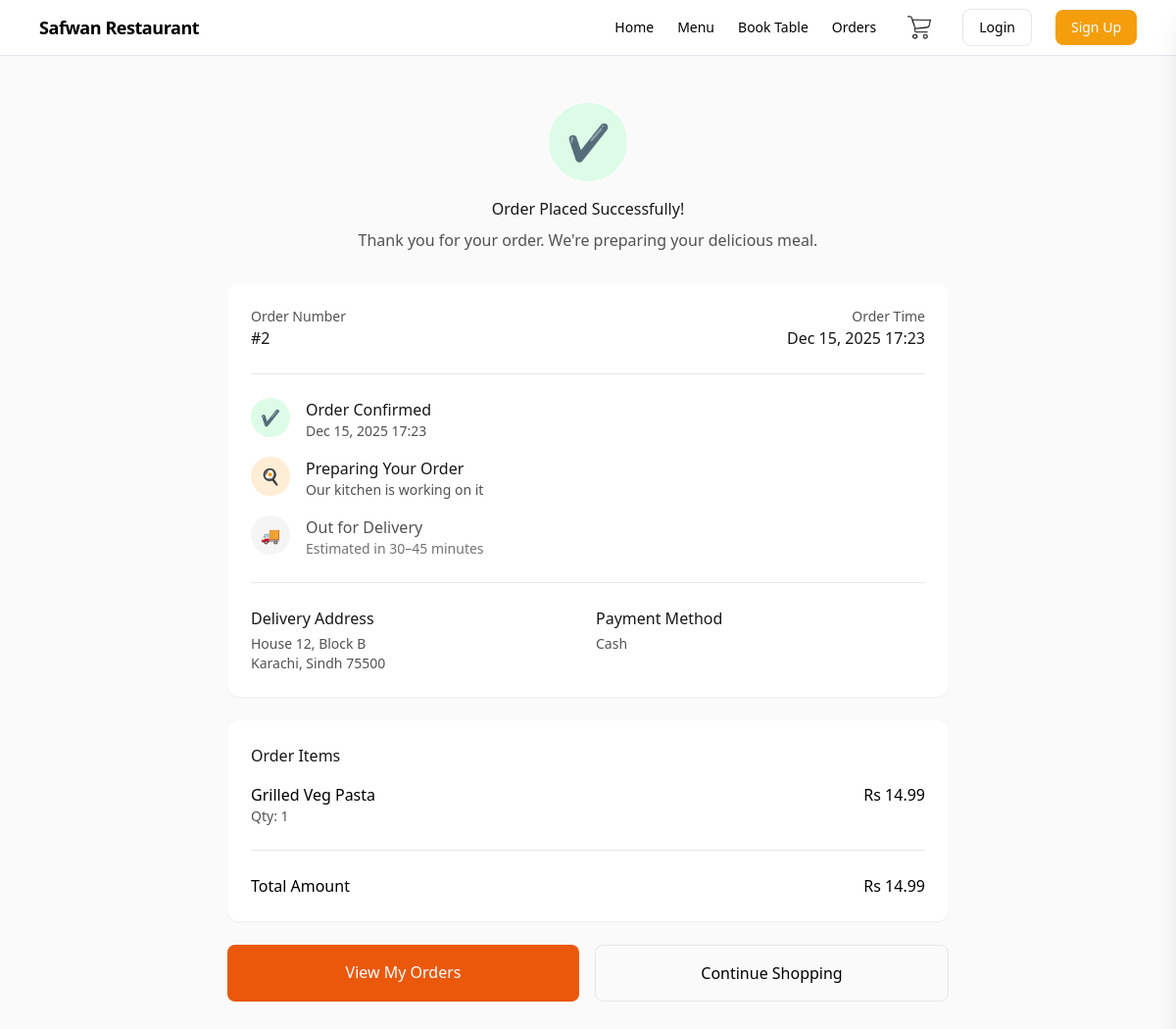
The page /order-confirmation/2/ on the database its author committed.
### restaurant/models.py (models this page shows, shortened)
class Order(models.Model):
    PAYMENT_CHOICES = [
        ("cash", "Cash"),
        ("card", "Card"),
    ]
    created_at = models.DateTimeField(auto_now_add=True)
    payment_method = models.CharField(max_length=10, choices=PAYMENT_CHOICES)
    address = models.ForeignKey(Address, on_delete=models.SET_NULL, null=True)
    total_amount = models.DecimalField(max_digits=10, decimal_places=2)
    status = models.CharField(max_length=20, default="pending")

class Address(models.Model):
    label = models.CharField(max_length=50)
    street = models.CharField(max_length=255)
    city = models.CharField(max_length=100)
    state = models.CharField(max_length=100)
    zip_code = models.CharField(max_length=20)

class OrderItem(models.Model):
    order = models.ForeignKey(
        Order,
        related_name="items",
        on_delete=models.CASCADE
    )
    menu_item = models.ForeignKey(Menu, on_delete=models.CASCADE)
    quantity = models.PositiveIntegerField()

class Menu(models.Model):
    name = models.CharField(max_length=200)
    description = models.TextField(max_length=1000, default="")
    price = models.DecimalField(max_digits=8, decimal_places=2)
    image_url = models.URLField(blank=True)
    category = models.CharField(max_length=20, default="main")
    is_vegetarian = models.BooleanField(default=False)
    is_available = models.BooleanField(default=True)

### restaurant/views.py (the view)
def order_confirmation(request, order_id):
    order = (
        Order.objects
        .prefetch_related("items__menu_item")
        .get(id=order_id)
    )
    return render(
        request,
        "pages/order_confirmation.html",
        {"order": order}
    )

### restaurant/templates/pages/order_confirmation.html
{% extends "base.html" %}
{% load static %}
{% block content %}
<div class="min-h-screen bg-neutral-50 py-12">
  <div class="max-w-3xl mx-auto px-4">
    <div class="text-center mb-8">
      <div class="inline-flex items-center justify-center w-20 h-20 bg-green-100 rounded-full mb-4">
        <span class="text-green-600 text-4xl">✔</span>
      </div>
      <h1 class="text-neutral-900 mb-2">Order Placed Successfully!</h1>
      <p class="text-neutral-600">
        Thank you for your order. We're preparing your delicious meal.
      </p>
    </div>
    <div class="bg-white rounded-xl shadow-sm p-6 mb-6">
      <div class="flex justify-between mb-6 pb-6 border-b">
        <div>
          <p class="text-neutral-600 text-sm">Order Number</p>
          <p class="text-neutral-900 font-medium">#{{ order.id }}</p>
        </div>
        <div class="text-right">
          <p class="text-neutral-600 text-sm">Order Time</p>
          <p class="text-neutral-900">
            {{ order.created_at|date:"M d, Y H:i" }}
          </p>
        </div>
      </div>
      <div class="space-y-4 mb-6">
        <div class="flex gap-4">
          <div class="w-10 h-10 bg-green-100 rounded-full flex items-center justify-center">✔</div>
          <div>
            <p class="text-neutral-900">Order Confirmed</p>
            <p class="text-neutral-600 text-sm">
              {{ order.created_at|date:"M d, Y H:i" }}
            </p>
          </div>
        </div>
        <div class="flex gap-4">
          <div class="w-10 h-10 bg-orange-100 rounded-full flex items-center justify-center">🍳</div>
          <div>
            <p class="text-neutral-900">Preparing Your Order</p>
            <p class="text-neutral-600 text-sm">Our kitchen is working on it</p>
          </div>
        </div>
        <div class="flex gap-4">
          <div class="w-10 h-10 bg-neutral-100 rounded-full flex items-center justify-center">🚚</div>
          <div>
            <p class="text-neutral-600">Out for Delivery</p>
            <p class="text-neutral-500 text-sm">Estimated in 30–45 minutes</p>
          </div>
        </div>
      </div>
      <div class="grid md:grid-cols-2 gap-4 pt-6 border-t">
        <div>
          <p class="text-neutral-900 mb-1">Delivery Address</p>
          <p class="text-neutral-600 text-sm">
            {{ order.address.street }}<br>
            {{ order.address.city }}, {{ order.address.state }}
            {{ order.address.zip_code }}
          </p>
        </div>
        <div>
          <p class="text-neutral-900 mb-1">Payment Method</p>
          <p class="text-neutral-600 text-sm capitalize">
            {{ order.payment_method }}
          </p>
        </div>
      </div>
    </div>
    <div class="bg-white rounded-xl shadow-sm p-6 mb-6">
      <h2 class="text-neutral-900 mb-4">Order Items</h2>
      <div class="space-y-4">
        {% for item in order.items.all %}
        <div class="flex justify-between">
          <div>
            <p>{{ item.menu_item.name }}</p>
            <p class="text-sm text-neutral-600">Qty: {{ item.quantity }}</p>
          </div>
          <p>
            Rs {{ item.menu_item.price|floatformat:2 }}
          </p>
        </div>
        {% endfor %}
      </div>
      <div class="mt-6 pt-6 border-t flex justify-between font-medium">
        <span>Total Amount</span>
        <span>Rs {{ order.total_amount|floatformat:2 }}</span>
      </div>
    </div>
    <div class="flex flex-col sm:flex-row gap-4">
      <a
        href="{% url 'ordersPage' %}"
        class="flex-1 text-center px-6 py-4 bg-orange-600 text-white rounded-lg hover:bg-orange-700"
      >
        View My Orders
      </a>
      <a
        href="{% url 'menu' %}"
        class="flex-1 text-center px-6 py-4 border rounded-lg hover:bg-neutral-50"
      >
        Continue Shopping
      </a>
    </div>
  </div>
</div>
{% endblock %}

### rows shown on the page
Order: id "2", created_at "Dec 15, 2025 17:23", address.street "House 12, Block B", address.city "Karachi", address.state "Sindh", address.zip_code "75500", payment_method "Cash", total_amount "14.99"
OrderItem: menu_item.name "Grilled Veg Pasta", quantity "1", menu_item.price "14.99"
